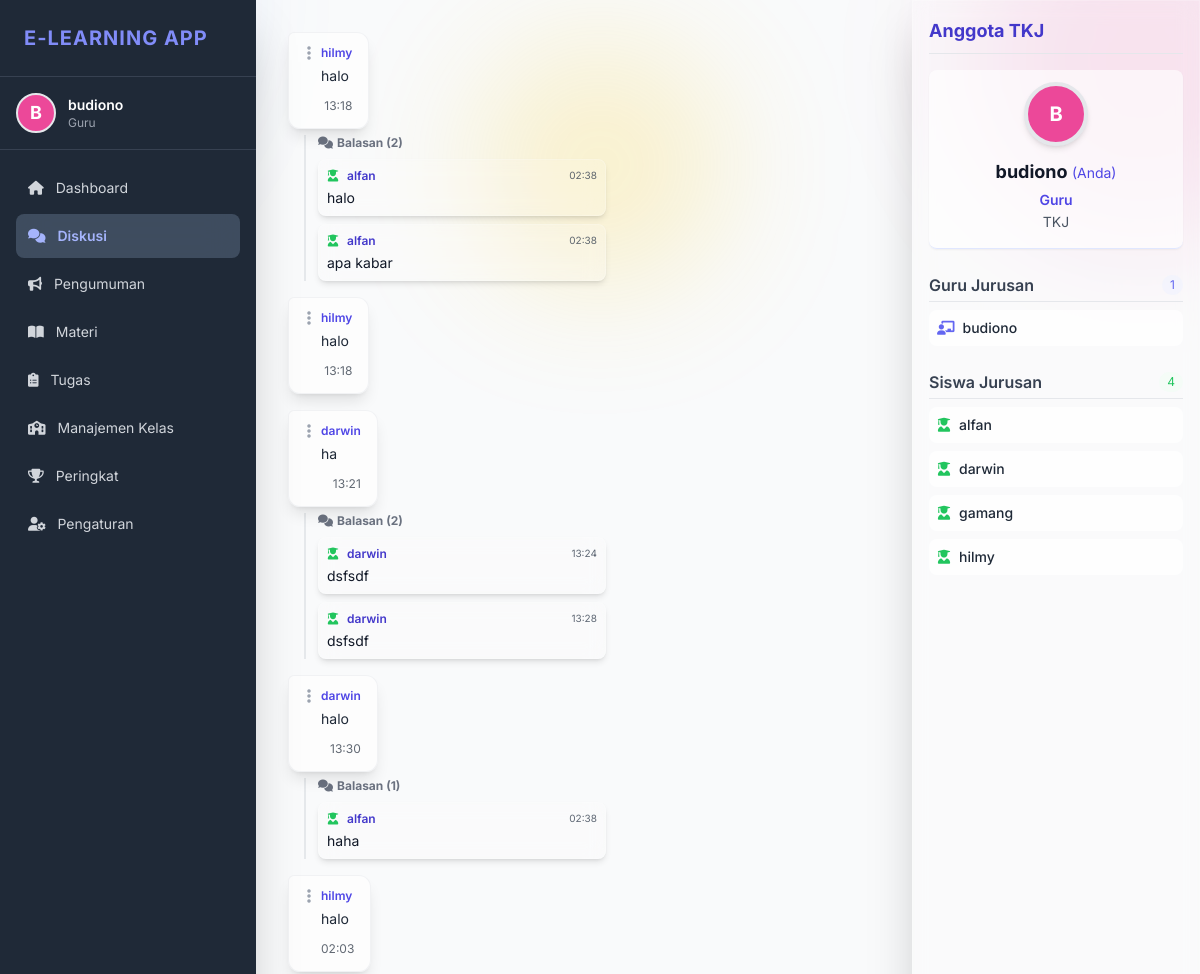
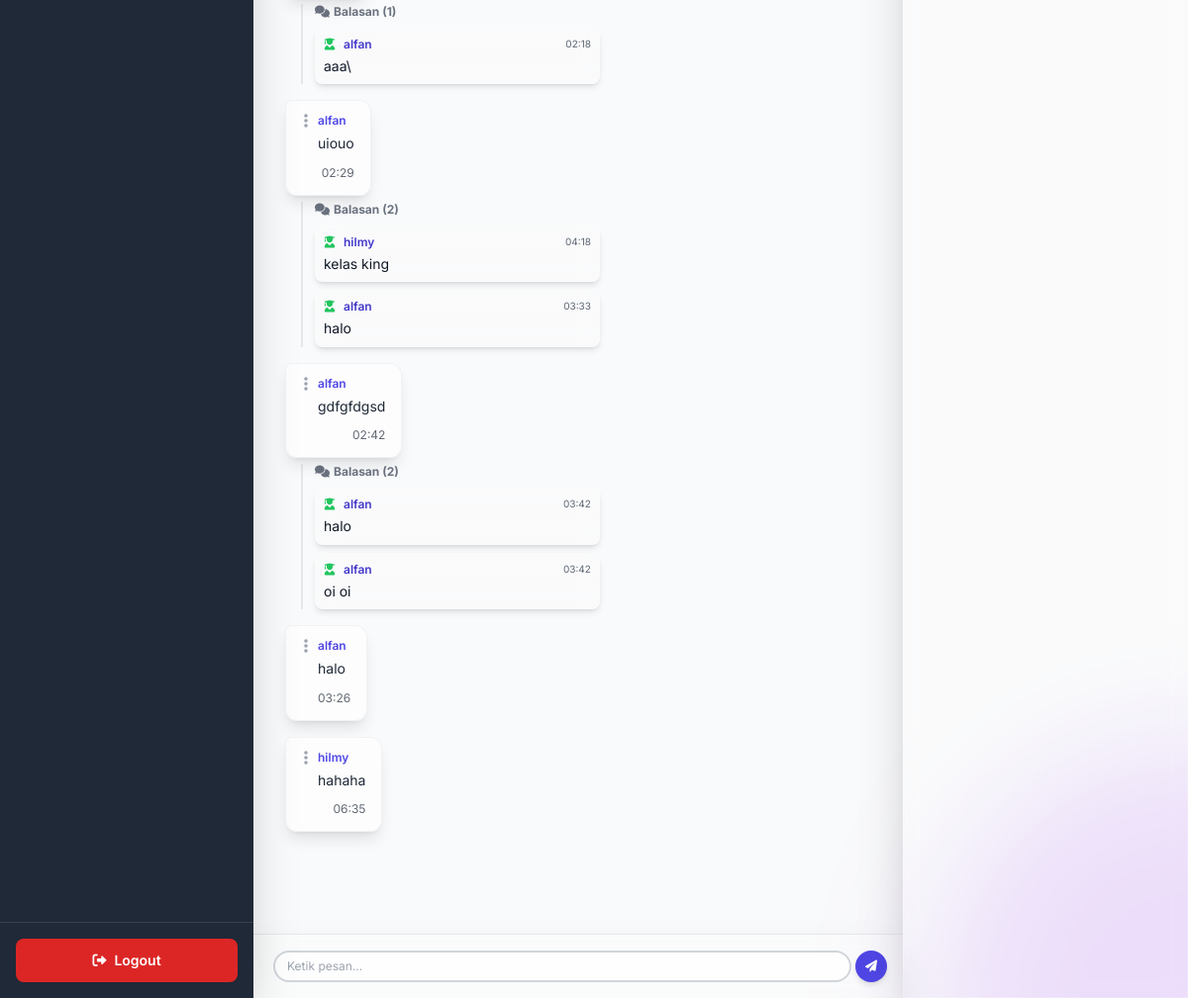
Screenshot of /elearning/public/diskusi.php (signed in) with the database file from the repository (2 pictures, top to bottom).
### tables this page shows
CREATE TABLE `users` (
  `id` int(11) NOT NULL,
  `nama` varchar(100) NOT NULL,
  `jurusan` enum('RPL','TKJ','Akuntansi','Multimedia','Pemasaran','N/A') NOT NULL,
  `email` varchar(100) NOT NULL,
  `password` varchar(255) NOT NULL,
  `role` enum('siswa','guru') NOT NULL,
  `foto_profil` varchar(255) DEFAULT NULL,
  `token` varchar(100) DEFAULT NULL,
  `is_verified` tinyint(1) DEFAULT 0,
  `created_at` timestamp NOT NULL DEFAULT current_timestamp(),
  `reset_token` varchar(255) DEFAULT NULL,
  `reset_expired` datetime DEFAULT NULL
);

CREATE TABLE `diskusi` (
  `id` int(11) NOT NULL,
  `judul` varchar(255) NOT NULL,
  `isi` text NOT NULL,
  `user_id` int(11) NOT NULL,
  `jurusan` enum('RPL','TKJ','Akuntansi','Multimedia','Pemasaran') NOT NULL,
  `created_at` timestamp NOT NULL DEFAULT current_timestamp()
);

CREATE TABLE `diskusi_reply` (
  `id` int(11) NOT NULL,
  `diskusi_id` int(11) NOT NULL,
  `user_id` int(11) NOT NULL,
  `isi` text NOT NULL,
  `jurusan` enum('RPL','TKJ','Akuntansi','Multimedia','Pemasaran','N/A') NOT NULL,
  `created_at` timestamp NOT NULL DEFAULT current_timestamp()
);

### elearning/public/diskusi.php (the view, shortened to what the rows shown need)
<?php
require_once __DIR__ . '/../config/db.php';
$user_id = $_SESSION['user_id'];
try {
    $stmt = $pdo->prepare("SELECT * FROM users WHERE id = :id LIMIT 1");
    $stmt->execute(['id' => $user_id]);
    $user = $stmt->fetch(PDO::FETCH_ASSOC);
    $nama    = htmlspecialchars($user['nama']);
    $jurusan = htmlspecialchars($user['jurusan']);
    $role    = htmlspecialchars($user['role']);
    $initial = strtoupper(substr($nama, 0, 1));
    $warna_map = [
        "bg-red-500" => "border-red-500", "bg-yellow-500" => "border-yellow-500",
        "bg-orange-500" => "border-orange-500", "bg-green-500" => "border-green-500",
        "bg-blue-500" => "border-blue-500", "bg-indigo-500" => "border-indigo-500",
        "bg-purple-500" => "border-purple-500", "bg-pink-500" => "border-pink-500"
    ];
    if (!isset($_SESSION['avatar_bg']) || !isset($_SESSION['avatar_border'])) {
        $bg_random = array_rand($warna_map);
    } else {
        $bg_random = $_SESSION['avatar_bg'];
        $border_random = $_SESSION['avatar_border'];
    }
    $foto = !empty($user['foto_profil']) ? "../" . htmlspecialchars($user['foto_profil']) : null;
} catch (PDOException $e) {
    echo "Terjadi kesalahan database: " . $e->getMessage();
    exit;
}
$stmt = $pdo->prepare("SELECT d.*, u.nama FROM diskusi d JOIN users u ON d.user_id = u.id WHERE d.jurusan = :jurusan_user ORDER BY d.created_at ASC");
$stmt->execute(['jurusan_user' => $jurusan]);
$pesan = $stmt->fetchAll();
$stmtGuru = $pdo->prepare("SELECT nama, email FROM users WHERE jurusan = :jurusan_user AND role = 'guru' ORDER BY nama ASC");
$stmtGuru->execute(['jurusan_user' => $jurusan]);
$guru_jurusan = $stmtGuru->fetchAll(PDO::FETCH_ASSOC);
$stmtSiswa = $pdo->prepare("SELECT nama, email FROM users WHERE jurusan = :jurusan_user AND role = 'siswa' AND id != :current_user_id ORDER BY nama ASC");
$stmtSiswa->execute(['jurusan_user' => $jurusan, 'current_user_id' => $user_id]);
$siswa_jurusan = $stmtSiswa->fetchAll(PDO::FETCH_ASSOC);
?>
<!DOCTYPE html>
<html lang="id">
<head>
    <script src="https://cdn.tailwindcss.com"></script>
    <link rel="stylesheet" href="https://cdnjs.cloudflare.com/ajax/libs/font-awesome/6.0.0-beta3/css/all.min.css" />
</head>
<body class="bg-gray-50 min-h-screen">
    <div class="flex flex-1 overflow-hidden pt-12 md:pt-0">
        <?php require_once __DIR__ . '/../private/sidebar.php';?>
        <div id="chat-panel" class="flex flex-col flex-1 relative overflow-hidden pb-24 md:pb-6">
            <main id="chat-feed" class="p-4 md:p-8 main-content overflow-y-auto pt-16 md:pt-8 md:ml-64 lg:mr-72">
                <?php foreach ($pesan as $row):
                    $is_current_user = ($row['user_id'] == $user_id);
                    $replyStmt = $pdo->prepare("
                        SELECT r.*, u.nama, u.role
                        FROM diskusi_reply r
                        JOIN users u ON r.user_id = u.id
                        WHERE r.diskusi_id = ?
                        ORDER BY r.created_at ASC
                    ");
                    $replyStmt->execute([$row['id']]);
                    $replies = $replyStmt->fetchAll();
                ?>
                <div class="flex <?= htmlspecialchars($is_current_user ? 'justify-end' : 'justify-start', ENT_QUOTES, 'UTF-8'); ?> mb-4">
                    <div class="w-full sm:max-w-3/4 md:max-w-[70%] lg:max-w-[60%] flex flex-col">
                        <div class="rounded-xl p-3 shadow-lg relative
                            <?= htmlspecialchars(
                                $is_current_user
                                    ? 'bg-indigo-600/90 text-white rounded-br-md ml-auto'
                                    : 'bubble-white text-gray-800 rounded-tl-md mr-auto',
                                ENT_QUOTES,
                                'UTF-8'
                            ); ?>">
                            <div class="absolute top-0 p-2 z-20
                                <?= htmlspecialchars($is_current_user ? 'right-0' : 'left-0', ENT_QUOTES, 'UTF-8'); ?>">
                                <button
                                    id="action-btn-<?= htmlspecialchars($row['id'], ENT_QUOTES, 'UTF-8'); ?>"
                                    onclick="toggleActionsMenu(<?= (int)$row['id']; ?>)"
                                    class="p-1 rounded-full transition duration-150 inline-flex items-center
                                    <?= htmlspecialchars(
                                        $is_current_user
                                            ? 'text-indigo-200 hover:text-white hover:bg-indigo-700'
                                            : 'text-gray-400 hover:text-gray-700 hover:bg-gray-100/50',
                                        ENT_QUOTES,
                                        'UTF-8'
                                    ); ?>">
                                    <i class="fas fa-ellipsis-v h-4 w-4"></i>
                                </button>
                            </div>
                            <div class="
                                <?= htmlspecialchars($is_current_user ? 'pr-5 pl-1' : 'pl-5 pr-1', ENT_QUOTES, 'UTF-8'); ?>">
                                <p class="font-semibold text-xs mb-1
                                    <?= htmlspecialchars($is_current_user ? 'text-indigo-200' : 'text-indigo-600', ENT_QUOTES, 'UTF-8'); ?>">
                                    <?= $is_current_user ? 'Anda' : htmlspecialchars($row['nama'], ENT_QUOTES, 'UTF-8'); ?>
                                </p>
                                <p class="text-sm break-words leading-relaxed">
                                    <?= nl2br(htmlspecialchars($row['isi'], ENT_QUOTES, 'UTF-8')); ?>
                                </p>
                                <div class="text-right mt-1">
                                    <small class="text-xs opacity-70">
                                        <?= htmlspecialchars(date("H:i", strtotime($row['created_at'])), ENT_QUOTES, 'UTF-8'); ?>
                                    </small>
                                </div>
                            </div>
                        </div>
                        <?php if ($replies): ?>
                        <div class="mt-1.5 ml-4 border-l-2 border-gray-300/50 pl-3 space-y-2 max-w-full sm:max-w-[85%]">
                            <p class="text-xs font-bold text-gray-500 mb-1 flex items-center">
                                <i class="fas fa-comments text-xs mr-1"></i>
                                Balasan (<?= htmlspecialchars(count($replies), ENT_QUOTES, 'UTF-8'); ?>)
                            </p>
                            <?php foreach ($replies as $rp):
                                $is_reply_user = ($rp['user_id'] == $user_id);
                                $role_icon = ($rp['role'] === 'guru')
                                    ? 'fas fa-chalkboard-teacher text-indigo-500'
                                    : 'fas fa-user-graduate text-green-500';
                            ?>
                                <div class="relative p-2 rounded-lg glass-effect shadow-md transition duration-150 ease-in-out hover:shadow-xl w-full">
                                    <div class="flex justify-between items-start mb-1">
                                        <p class="font-semibold text-xs flex items-center flex-1
                                            <?= htmlspecialchars($is_reply_user ? 'text-gray-700' : 'text-indigo-700', ENT_QUOTES, 'UTF-8'); ?>">
                                            <i class="<?= htmlspecialchars($role_icon, ENT_QUOTES, 'UTF-8'); ?> w-3.5 mr-1.5"></i>
                                            <?= $is_reply_user ? 'Anda' : htmlspecialchars($rp['nama'], ENT_QUOTES, 'UTF-8'); ?>
                                        </p>
                                        <small class="text-gray-700 text-[10px] flex-shrink-0 ml-2 opacity-80">
                                            <?= htmlspecialchars(date("H:i", strtotime($rp['created_at'])), ENT_QUOTES, 'UTF-8'); ?>
                                        </small>
                                    </div>
                                    <p class="text-sm text-gray-900 break-words leading-snug">
                                        <?= nl2br(htmlspecialchars($rp['isi'], ENT_QUOTES, 'UTF-8')); ?>
                                    </p>
                                </div>
                            <?php endforeach; ?>
                        </div>
                        <?php endif; ?>
                    </div>
                </div>
                <?php endforeach; ?>
            </main>
        </div>
        <aside id="sidebar-kanan"
            class="fixed inset-y-0 right-0 w-72 glass-effect border-l p-4 overflow-y-auto shadow-2xl z-[60] transform translate-x-full
            lg:translate-x-0 lg:block lg:h-screen transition-transform duration-300 ease-in-out flex-shrink-0">
            <div class="flex justify-between items-center mb-4 border-b pb-2">
                <h2 class="text-lg font-bold text-indigo-700">Anggota <?= htmlspecialchars($jurusan, ENT_QUOTES, 'UTF-8'); ?></h2>
            </div>
            <div class="mb-6 pb-4 border-b border-indigo-100 bg-white/60 p-3 rounded-lg shadow-sm">
                <div class="flex flex-col items-center text-center">
                    <?php if ($foto): ?>
                        <img src="<?= htmlspecialchars($foto, ENT_QUOTES, 'UTF-8'); ?>"
                            alt="<?= htmlspecialchars($initial, ENT_QUOTES, 'UTF-8'); ?> Avatar"
                            class="h-16 w-16 rounded-full object-cover border-4 <?= htmlspecialchars($border_random, ENT_QUOTES, 'UTF-8'); ?> shadow-md">
                    <?php else: ?>
                        <div class="h-16 w-16 flex items-center justify-center rounded-full text-xl font-bold text-white border-4
                            <?= htmlspecialchars($border_random, ENT_QUOTES, 'UTF-8'); ?>
                            <?= htmlspecialchars($bg_random, ENT_QUOTES, 'UTF-8'); ?> shadow-md">
                            <?= htmlspecialchars($initial, ENT_QUOTES, 'UTF-8'); ?>
                        </div>
                    <?php endif; ?>
                    <h3 class="text-lg font-bold text-gray-900 mt-3 mb-1">
                        <?= htmlspecialchars($nama, ENT_QUOTES, 'UTF-8'); ?>
                        <span class="text-sm text-indigo-600 font-normal">(Anda)</span>
                    </h3>
                    <div class="text-sm text-gray-600 space-y-0.5">
                        <p class="capitalize">
                            <span class="font-semibold text-indigo-600">
                                <?= htmlspecialchars($role, ENT_QUOTES, 'UTF-8'); ?>
                            </span>
                        </p>
                        <p><?= htmlspecialchars($jurusan, ENT_QUOTES, 'UTF-8'); ?></p>
                    </div>
                </div>
            </div>
            <div class="mb-6">
                <ul class="space-y-2">
                    <?php if (empty($guru_jurusan)): ?>
                        <li class="text-sm text-gray-500 italic">Tidak ada guru terdaftar.</li>
                    <?php else: ?>
                        <?php foreach ($guru_jurusan as $guru): ?>
                            <li class="p-2 bg-white/70 rounded-lg text-sm truncate flex items-center hover:bg-white/90 transition duration-100"
                                title="<?= htmlspecialchars($guru['email'], ENT_QUOTES, 'UTF-8'); ?>">
                                <i class="fas fa-chalkboard-teacher text-indigo-500 mr-2 flex-shrink-0"></i>
                                <span class="font-medium text-gray-800">
                                    <?= htmlspecialchars($guru['nama'], ENT_QUOTES, 'UTF-8'); ?>
                                </span>
                            </li>
                        <?php endforeach; ?>
                    <?php endif; ?>
                </ul>
            </div>
            <div>
                <ul class="space-y-2">
                    <?php if (empty($siswa_jurusan)): ?>
                        <li class="text-sm text-gray-500 italic">Tidak ada siswa lain terdaftar.</li>
                    <?php else: ?>
                        <?php foreach ($siswa_jurusan as $siswa): ?>
                            <li class="p-2 bg-white/70 rounded-lg text-sm truncate flex items-center hover:bg-white/90 transition duration-100"
                                title="<?= htmlspecialchars($siswa['email'], ENT_QUOTES, 'UTF-8'); ?>">
                                <i class="fas fa-user-graduate text-green-500 mr-2 flex-shrink-0"></i>
                                <span class="font-medium text-gray-800">
                                    <?= htmlspecialchars($siswa['nama'], ENT_QUOTES, 'UTF-8'); ?>
                                </span>
                            </li>
                        <?php endforeach; ?>
                    <?php endif; ?>
                </ul>
            </div>
        </aside>
    </div>
</body>
</html>

### elearning/private/sidebar.php (shortened to what the rows shown need)
<aside id="sidebar"
    class="w-64 bg-gray-900/50 backdrop-blur-md text-white flex-shrink-0 flex flex-col shadow-2xl
        fixed inset-y-0 left-0 transform -translate-x-full
        md:bg-gray-800 md:backdrop-blur-none md:translate-x-0 md:flex md:h-screen md:shadow-2xl
        transition duration-300 ease-in-out z-[65]">
    <div class="p-6 border-b border-gray-700">
        <h2 class="text-xl font-bold tracking-wider uppercase text-indigo-400">
            E-Learning App
        </h2>
    </div>
    <div class="p-4 flex items-center border-b border-gray-700">
        <?php if ($foto): ?>
            <img
                src="<?php echo htmlspecialchars($foto, ENT_QUOTES, 'UTF-8'); ?>"
                class="w-10 h-10 rounded-full object-cover border-2"
                alt="Foto Profil"
            >
        <?php else: ?>
            <div class="w-10 h-10 rounded-full flex items-center justify-center text-white text-lg font-bold border-2 <?php echo htmlspecialchars($bg_random, ENT_QUOTES, 'UTF-8'); ?>">
                <?php echo htmlspecialchars($initial, ENT_QUOTES, 'UTF-8'); ?>
            </div>
        <?php endif; ?>
        <div class="ml-3">
            <p class="text-sm font-semibold truncate">
                <?php echo htmlspecialchars($nama, ENT_QUOTES, 'UTF-8'); ?>
            </p>
            <p class="text-xs text-gray-400 capitalize">
                <?php echo htmlspecialchars($role, ENT_QUOTES, 'UTF-8'); ?>
            </p>
        </div>
    </div>
</aside>

### rows the page displays
users: nama "B", nama "budiono", role "Guru", jurusan "TKJ"
diskusi: user.nama "hilmy", isi "halo", created_at "13:18", count($replies) "2"
diskusi_reply: user.nama "alfan", created_at "02:38", isi "halo"
diskusi_reply: user.nama "alfan", created_at "02:38", isi "apa kabar"
diskusi: user.nama "hilmy", isi "halo", created_at "13:18"
diskusi: user.nama "darwin", isi "ha", created_at "13:21", count($replies) "2"
diskusi_reply: user.nama "darwin", created_at "13:24", isi "dsfsdf"
diskusi_reply: user.nama "darwin", created_at "13:28", isi "dsfsdf"
diskusi: user.nama "darwin", isi "halo", created_at "13:30", count($replies) "1"
diskusi_reply: user.nama "alfan", created_at "02:38", isi "haha"
diskusi: user.nama "hilmy", isi "halo", created_at "02:03", count($replies) "1"
diskusi_reply: user.nama "alfan", created_at "02:18", isi "aaa\\"
diskusi: user.nama "alfan", isi "uiouo", created_at "02:29", count($replies) "2"
diskusi_reply: user.nama "hilmy", created_at "04:18", isi "kelas king"
diskusi_reply: user.nama "alfan", created_at "03:33", isi "halo"
diskusi: user.nama "alfan", isi "gdfgfdgsd", created_at "02:42", count($replies) "2"
diskusi_reply: user.nama "alfan", created_at "03:42", isi "halo"
diskusi_reply: user.nama "alfan", created_at "03:42", isi "oi oi"
diskusi: user.nama "alfan", isi "halo", created_at "03:26"
diskusi: user.nama "hilmy", isi "hahaha", created_at "06:35"
users: nama "alfan"
users: nama "darwin"
users: nama "gamang"
users: nama "hilmy"

### other values shown
count($guru_jurusan) "1"
count($siswa_jurusan) "4"
